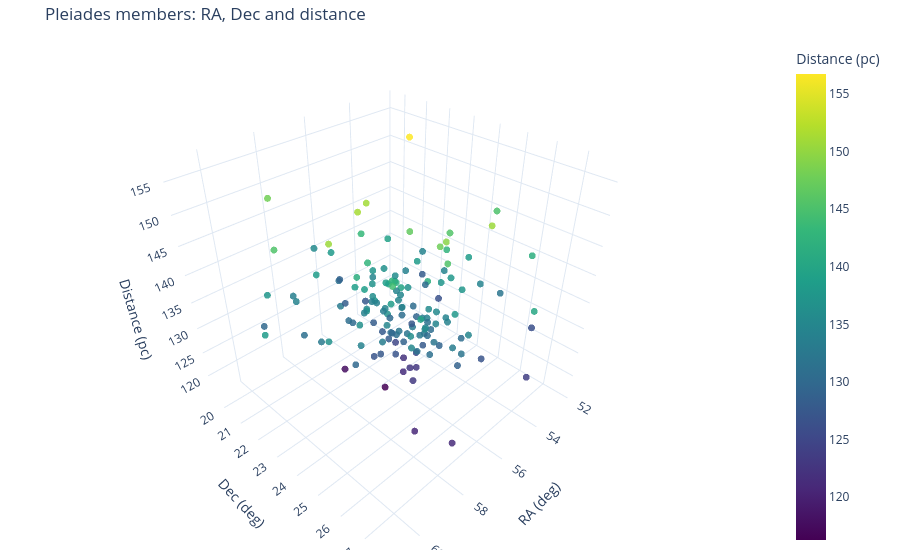

The cell this chart's notebook holds for it:
### Markdown cell above
Finally, we will visualize the sources we have identified as Pleiades members in an interactive cube plot:

### Code cell
# Create the interactive 3D plot (you can rotate and zoom it with the mouse)
fig = px.scatter_3d(
    good_distance.to_pandas(),
    x='ra',
    y='dec',
    z='distance',
    color='distance',
    color_continuous_scale='Viridis',
    labels={'ra': 'RA (deg)', 'dec': 'Dec (deg)', 'distance': 'Distance (pc)'},
    title="Pleiades members: RA, Dec and distance",
)

fig.update_traces(marker=dict(size=4, opacity=0.85))
fig.update_layout(
    template='plotly_white',  # same white style as the rest of the plots
    margin=dict(r=10, b=10, l=10, t=40),
)

fig.show()

### Figure 1 — Plotly figure (JSON) as saved in the notebook; plotly's stock layout.template omitted (floating-point values rounded to 4 significant figures; data arrays with more than 128 entries replaced by an {"elided": "..."} marker saying what was removed)
{"data": [{"hovertemplate": "RA (deg)=%{x}<br>Dec (deg)=%{y}<br>Distance (pc)=%{marker.color}<extra></extra>", "legendgroup": "", "marker": {"color": {"elided": "148 float values"}, "coloraxis": "coloraxis", "opacity": 0.85, "size": 4, "symbol": "circle"}, "mode": "markers", "name": "", "scene": "scene", "showlegend": false, "type": "scatter3d", "x": {"elided": "148 float values"}, "y": {"elided": "148 float values"}, "z": {"elided": "148 float values"}}], "layout": {"coloraxis": {"autocolorscale": false, "colorbar": {"title": {"text": "Distance (pc)"}}, "colorscale": [[0, "#440154"], [0.1111, "#482878"], [0.2222, "#3e4989"], [0.3333, "#31688e"], [0.4444, "#26828e"], [0.5556, "#1f9e89"], [0.6667, "#35b779"], [0.7778, "#6ece58"], [0.8889, "#b5de2b"], [1, "#fde725"]]}, "legend": {"tracegroupgap": 0}, "margin": {"b": 10, "l": 10, "r": 10, "t": 40}, "scene": {"domain": {"x": [0, 1], "y": [0, 1]}, "xaxis": {"title": {"text": "RA (deg)"}}, "yaxis": {"title": {"text": "Dec (deg)"}}, "zaxis": {"title": {"text": "Distance (pc)"}}}, "title": {"text": "Pleiades members: RA, Dec and distance"}}}
